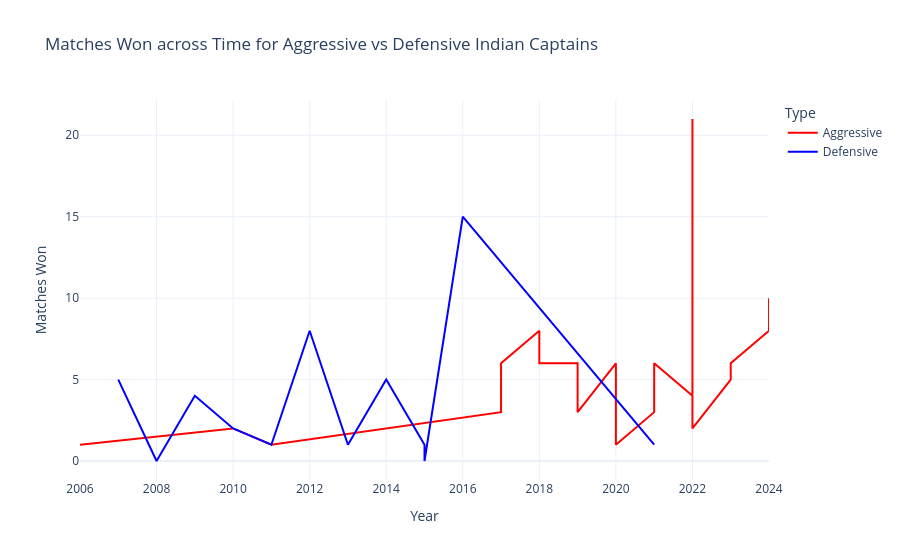
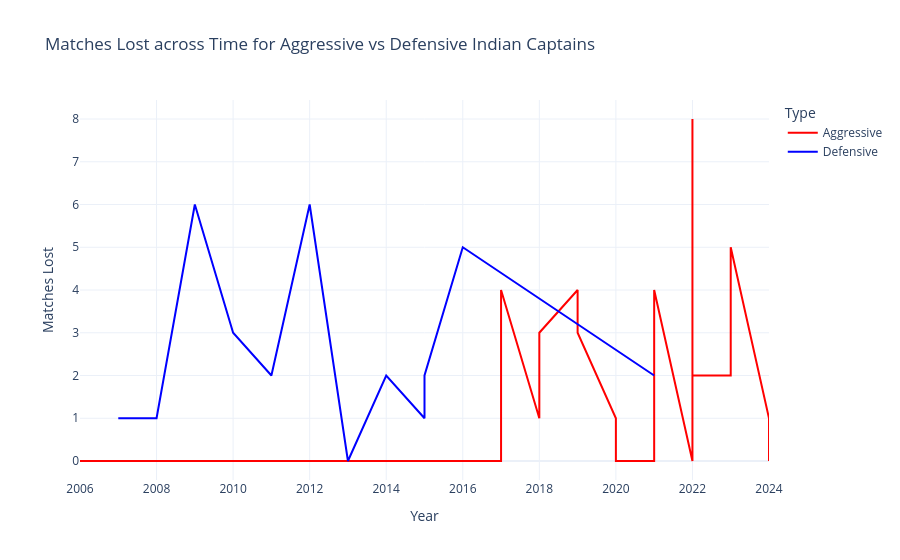

Notebook code cell kept with these figures, in order:
### Markdown cell above
Note: The interactive plots are not visible on GitHub, please download the file locally to view the plots.

### Code cell
# Calculate matches lost for aggressive captains
aggressive_match_counts = aggressive_df.groupby(['India Captain', 'Year']).size().reset_index(name='Matches Played')
aggressive_win_counts = aggressive_df[aggressive_df['Winner'] == 'India'].groupby(['India Captain', 'Year']).size().reset_index(name='Matches Won')
aggressive_data = pd.merge(aggressive_match_counts, aggressive_win_counts, on=['India Captain', 'Year'], how='left')
aggressive_data['Matches Won'] = aggressive_data['Matches Won'].fillna(0)  # Fill NaN values for no wins with 0
aggressive_data['Matches Lost'] = aggressive_data['Matches Played'] - aggressive_data['Matches Won']
aggressive_data['Type'] = 'Aggressive'

# Calculate matches lost for defensive captains
defensive_match_counts = defensive_df.groupby(['India Captain', 'Year']).size().reset_index(name='Matches Played')
defensive_win_counts = defensive_df[defensive_df['Winner'] == 'India'].groupby(['India Captain', 'Year']).size().reset_index(name='Matches Won')
defensive_data = pd.merge(defensive_match_counts, defensive_win_counts, on=['India Captain', 'Year'], how='left')
defensive_data['Matches Won'] = defensive_data['Matches Won'].fillna(0)  # Fill NaN values for no wins with 0
defensive_data['Matches Lost'] = defensive_data['Matches Played'] - defensive_data['Matches Won']
defensive_data['Type'] = 'Defensive'

# Sort both dataframes by Year in ascending order
aggressive_data = aggressive_data.sort_values(by='Year', ascending=True)
defensive_data = defensive_data.sort_values(by='Year', ascending=True)

# Combine the data into a single DataFrame
combined_data = pd.concat([aggressive_data, defensive_data])

# Create the interactive line plot
fig = px.line(combined_data, x='Year', y='Matches Won', color='Type',
              hover_data={'India Captain': True, 'Matches Won': True, 'Year': True},
              labels={'Matches Won': 'Matches Won'},
              title='Matches Won across Time for Aggressive vs Defensive Indian Captains',
              color_discrete_map={'Aggressive': 'red', 'Defensive': 'blue'},
              template="plotly_white")

# Show the interactive plot
fig.show()

# Create the interactive line plot for matches lost
fig = px.line(combined_data, x='Year', y='Matches Lost', color='Type',
              hover_data={'India Captain': True, 'Matches Lost': True, 'Year': True},
              labels={'Matches Lost': 'Matches Lost'},
              title='Matches Lost across Time for Aggressive vs Defensive Indian Captains',
              color_discrete_map={'Aggressive': 'red', 'Defensive': 'blue'},
              template="plotly_white")

# Show the interactive plot
fig.show()

### Figure 1 — Plotly figure (JSON) as saved in the notebook; plotly's stock layout.template omitted (floating-point values rounded to 4 significant figures)
{"data": [{"customdata": [["Virender Sehwag"], ["Suresh Raina"], ["Suresh Raina"], ["Rohit Sharma"], ["Virat Kohli"], ["Rohit Sharma"], ["Virat Kohli"], ["Virat Kohli"], ["Rohit Sharma"], ["Virat Kohli"], ["Rohit Sharma"], ["Rohit Sharma"], ["Virat Kohli"], ["Hardik Pandya"], ["Rohit Sharma"], ["Rishabh Pant"], ["Suryakumar Yadav"], ["Hardik Pandya"], ["Suryakumar Yadav"], ["Rohit Sharma"]], "hovertemplate": "Type=Aggressive<br>Year=%{x}<br>Matches Won=%{y}<br>India Captain=%{customdata[0]}<extra></extra>", "legendgroup": "Aggressive", "line": {"color": "red", "dash": "solid"}, "marker": {"symbol": "circle"}, "mode": "lines", "name": "Aggressive", "orientation": "v", "showlegend": true, "type": "scatter", "x": [2006, 2010, 2011, 2017, 2017, 2018, 2018, 2019, 2019, 2020, 2020, 2021, 2021, 2022, 2022, 2022, 2023, 2023, 2024, 2024], "xaxis": "x", "y": [1, 2, 1, 3, 6, 8, 6, 6, 3, 6, 1, 3, 6, 4, 21, 2, 5, 6, 8, 10], "yaxis": "y"}, {"customdata": [["MS Dhoni"], ["MS Dhoni"], ["MS Dhoni"], ["MS Dhoni"], ["MS Dhoni"], ["MS Dhoni"], ["MS Dhoni"], ["MS Dhoni"], ["Ajinkya Rahane"], ["MS Dhoni"], ["MS Dhoni"], ["Shikhar Dhawan"]], "hovertemplate": "Type=Defensive<br>Year=%{x}<br>Matches Won=%{y}<br>India Captain=%{customdata[0]}<extra></extra>", "legendgroup": "Defensive", "line": {"color": "blue", "dash": "solid"}, "marker": {"symbol": "circle"}, "mode": "lines", "name": "Defensive", "orientation": "v", "showlegend": true, "type": "scatter", "x": [2007, 2008, 2009, 2010, 2011, 2012, 2013, 2014, 2015, 2015, 2016, 2021], "xaxis": "x", "y": [5, 0, 4, 2, 1, 8, 1, 5, 1, 0, 15, 1], "yaxis": "y"}], "layout": {"autosize": true, "legend": {"title": {"text": "Type"}, "tracegroupgap": 0}, "title": {"text": "Matches Won across Time for Aggressive vs Defensive Indian Captains"}, "xaxis": {"anchor": "y", "autorange": true, "domain": [0, 1], "range": [2006, 2024], "title": {"text": "Year"}, "type": "linear"}, "yaxis": {"anchor": "x", "autorange": true, "domain": [0, 1], "range": [-1.167, 22.17], "title": {"text": "Matches Won"}, "type": "linear"}}}

### Figure 2 — Plotly figure (JSON) as saved in the notebook; plotly's stock layout.template omitted (floating-point values rounded to 4 significant figures)
{"data": [{"customdata": [["Virender Sehwag"], ["Suresh Raina"], ["Suresh Raina"], ["Rohit Sharma"], ["Virat Kohli"], ["Rohit Sharma"], ["Virat Kohli"], ["Virat Kohli"], ["Rohit Sharma"], ["Virat Kohli"], ["Rohit Sharma"], ["Rohit Sharma"], ["Virat Kohli"], ["Hardik Pandya"], ["Rohit Sharma"], ["Rishabh Pant"], ["Suryakumar Yadav"], ["Hardik Pandya"], ["Suryakumar Yadav"], ["Rohit Sharma"]], "hovertemplate": "Type=Aggressive<br>Year=%{x}<br>Matches Lost=%{y}<br>India Captain=%{customdata[0]}<extra></extra>", "legendgroup": "Aggressive", "line": {"color": "red", "dash": "solid"}, "marker": {"symbol": "circle"}, "mode": "lines", "name": "Aggressive", "orientation": "v", "showlegend": true, "type": "scatter", "x": [2006, 2010, 2011, 2017, 2017, 2018, 2018, 2019, 2019, 2020, 2020, 2021, 2021, 2022, 2022, 2022, 2023, 2023, 2024, 2024], "xaxis": "x", "y": [0, 0, 0, 0, 4, 1, 3, 4, 3, 1, 0, 0, 4, 0, 8, 2, 2, 5, 1, 0], "yaxis": "y"}, {"customdata": [["MS Dhoni"], ["MS Dhoni"], ["MS Dhoni"], ["MS Dhoni"], ["MS Dhoni"], ["MS Dhoni"], ["MS Dhoni"], ["MS Dhoni"], ["Ajinkya Rahane"], ["MS Dhoni"], ["MS Dhoni"], ["Shikhar Dhawan"]], "hovertemplate": "Type=Defensive<br>Year=%{x}<br>Matches Lost=%{y}<br>India Captain=%{customdata[0]}<extra></extra>", "legendgroup": "Defensive", "line": {"color": "blue", "dash": "solid"}, "marker": {"symbol": "circle"}, "mode": "lines", "name": "Defensive", "orientation": "v", "showlegend": true, "type": "scatter", "x": [2007, 2008, 2009, 2010, 2011, 2012, 2013, 2014, 2015, 2015, 2016, 2021], "xaxis": "x", "y": [1, 1, 6, 3, 2, 6, 0, 2, 1, 2, 5, 2], "yaxis": "y"}], "layout": {"autosize": true, "legend": {"title": {"text": "Type"}, "tracegroupgap": 0}, "title": {"text": "Matches Lost across Time for Aggressive vs Defensive Indian Captains"}, "xaxis": {"anchor": "y", "autorange": true, "domain": [0, 1], "range": [2006, 2024], "title": {"text": "Year"}, "type": "linear"}, "yaxis": {"anchor": "x", "autorange": true, "domain": [0, 1], "range": [-0.4444, 8.444], "title": {"text": "Matches Lost"}, "type": "linear"}}}
